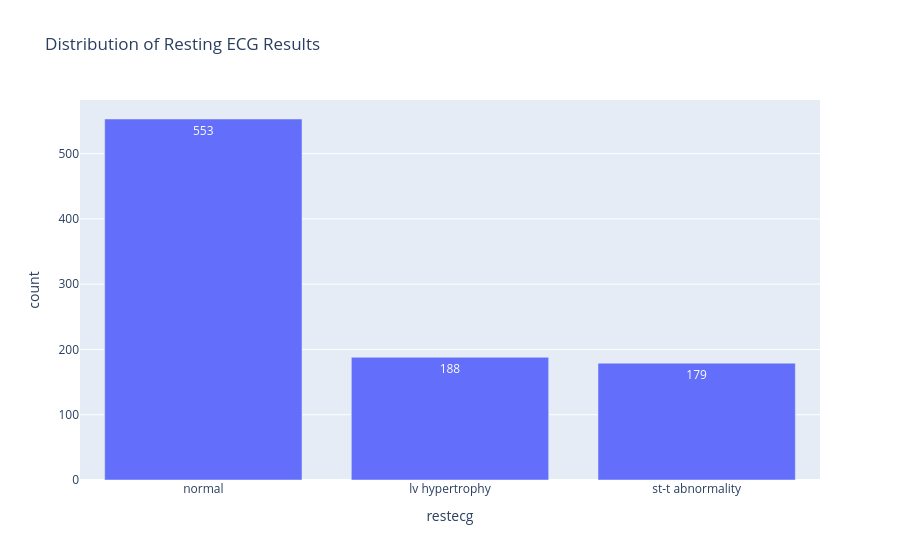

Notebook source saved alongside this figure:
### Code cell
# Count occurrences of each resting ECG category
restecg_counts = df['restecg'].value_counts().reset_index()
restecg_counts.columns = ['restecg', 'count']

# Visualize resting ECG distribution
fig = px.bar(
    restecg_counts,
    x='restecg',
    y='count',
    text='count',
    title='Distribution of Resting ECG Results'
)

fig.show()

### Figure 1 — Plotly figure (JSON) as saved in the notebook; plotly's stock layout.template omitted (floating-point values rounded to 4 significant figures)
{"data": [{"hovertemplate": "restecg=%{x}<br>count=%{text}<extra></extra>", "legendgroup": "", "marker": {"color": "#636efa", "pattern": {"shape": ""}}, "name": "", "orientation": "v", "showlegend": false, "text": [553.0, 188.0, 179.0], "textposition": "auto", "type": "bar", "x": ["normal", "lv hypertrophy", "st-t abnormality"], "xaxis": "x", "y": [553, 188, 179], "yaxis": "y"}], "layout": {"barmode": "relative", "legend": {"tracegroupgap": 0}, "title": {"text": "Distribution of Resting ECG Results"}, "xaxis": {"anchor": "y", "domain": [0, 1], "title": {"text": "restecg"}}, "yaxis": {"anchor": "x", "domain": [0, 1], "title": {"text": "count"}}}}
